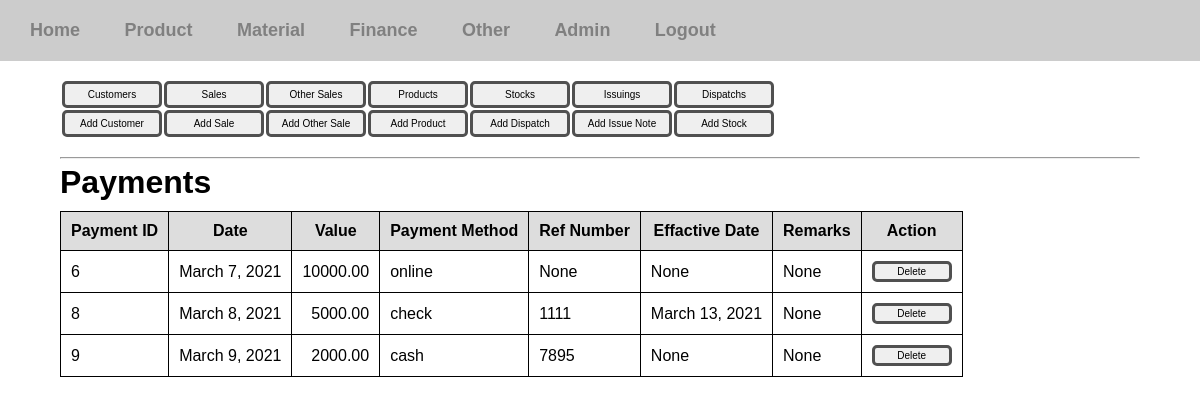
The page /inventory-manager/payments/1 (signed in) on the database its author committed.
### inventory_manager/models.py (models this page shows, shortened)
class SellPayment(models.Model):
	account = models.ForeignKey(Bank, null=True, on_delete=models.SET_NULL, blank=True)
	sale = models.ForeignKey(Sell, null=True, on_delete=models.SET_NULL )
	date = models.DateField()
	ref_num = models.IntegerField(null=True, blank=True)
	eff_date = models.DateField(null=True, blank=True)
	amount = models.DecimalField(max_digits=15, decimal_places=2)
	remarks = models.CharField(max_length=500, null=True, blank=True)
	payment_method = models.ForeignKey(PaymentMethod, null=True, on_delete=models.SET_NULL)
	ref_num = models.IntegerField(null=True, blank=True)

### finance_manager/models.py (models this page shows)
class PaymentMethod(models.Model):
	name = models.CharField(max_length=50)
	def __str__(self):
		return self.name

### inventory_manager/views/product.py (the view)
# urls.py: path('payments/<int:id>',product.payments_view, name='payments'),
@login_required(login_url='/login')
def payments_view(request, id=0):
	sale = Sell.objects.get(pk=id)
	payments = SellPayment.objects.filter(sale=sale)
	context = {'payments':payments}
	return render(request, 'inventory_manager/product/payment.html', context)

### templates/inventory_manager/product/payment.html (shortened to what this page needs)
{% extends 'inventory_manager/product.html' %}
{% block contentblock %}
	<h1>Payments</h1>
	{% if payments %}
		<div class="table-div">
			<table class="view-table">
			<tr>
				<th>Payment ID</th>
				<th>Date</th>
				<th>Value</th>
				<th>Payment Method</th>
				<th>Ref Number</th>
				<th>Effactive Date</th>
				<th>Remarks</th>
				<th>Action</th>
			</tr>
			{% for payment in payments %}
			<tr>
				<td>{{ payment.id }}</td>
				<td>{{ payment.date }}</td>
				<td class="amount">{{ payment.amount }}</td>
				<td>{{ payment.payment_method }}</td>
				<td>{{ payment.ref_num }}</td>
				<td>{{ payment.eff_date }}</td>
				<td>{{ payment.remarks }}</td>
				<td>
					<form action="{% url 'delete-sell-payment' payment.id %}" method="POST">
						<input type="submit" value="Delete" class="btn btn-sm">
					</form>
				</td>
			</tr>
			{% endfor %}
		</table>
		</div>
	{% else %}
		<p>There are no payments. </p>
	{% endif %}
{% endblock %}

### static/css/styles.css (style rules this page uses)
* { margin: 0; padding: 0; box-sizing: border-box; }
body { font-family: sans-serif; }
form select,input,label { display: block; }
.body-content h1 { margin-top: 5px; }
.btn { padding: 5px 15px; border: 3px solid #505050; border-radius: 5px; width: 100px; font-size: 10px; }
.btn-sm { padding: 2px; width: 80px; }
.amount { text-align: right; }

### static/css/tables.css (style rules this page uses)
.view-table { margin: 10px 0px; border-collapse: collapse; }
.view-table th { background: #ddd; }
.view-table td,th { padding: 10px; border:1px solid black; }

### rows shown on the page
SellPayment: id "6", date "March 7, 2021", amount "10000.00", payment_method "online", ref_num "None", eff_date "None", remarks "None"
SellPayment: id "8", date "March 8, 2021", amount "5000.00", payment_method "check", ref_num "1111", eff_date "March 13, 2021", remarks "None"
SellPayment: id "9", date "March 9, 2021", amount "2000.00", payment_method "cash", ref_num "7895", eff_date "None", remarks "None"
